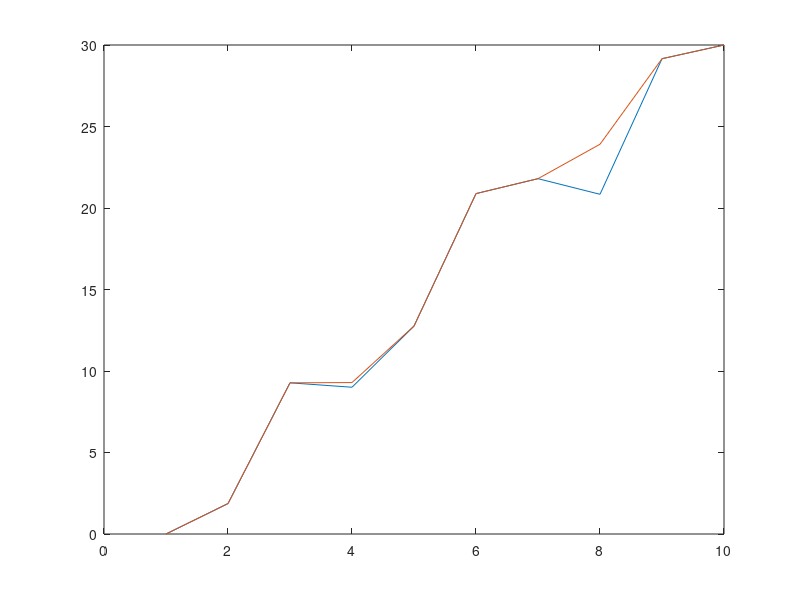

MATLAB code to generate this figure:
function test
    particle = rand(1,10)*10 - 5 + linspace(0,30,10);
    particle(1) = 0;
    particle(end) = 30;
    particle = particle - (particle < 0) .* particle - (particle > 30) .* particle + (particle > 30)*30;
    plot(particle)
    hold on;
    adjustedparticle = particleAdjust (particle);
    plot(adjustedparticle)
    hold off;
endfunction

function adjustedparticle = particleAdjust (particle)
    [v, i] = min(diff(particle)>=0);
    if v == 0
        [w, j] = max((particle(i:end) - particle(i))>0);
        if w == 1
            particle(i+1) = particle(i) + (particle(i+j-1) - particle(i))/(j-1)*rand();
            adjustedparticle = particleAdjust(particle);
        else
            particle(i:end) = particle(i);
            adjustedparticle = particle;
        endif
    else
        adjustedparticle = particle;
    endif
endfunction